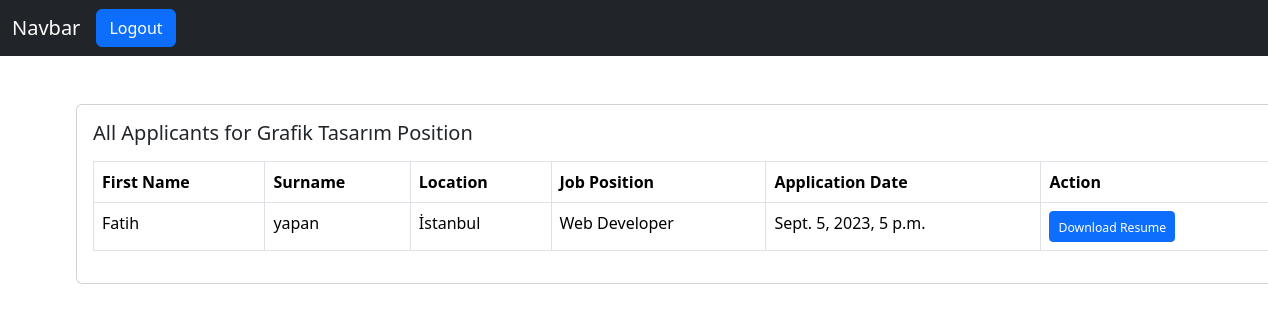
The app's page /all_applicants/3 with its own data.
### dashboard/models.py (models this page shows, shortened)
class Job(models.Model):
    user = models.ForeignKey(User,on_delete=models.CASCADE)
    company = models.ForeignKey(Company,on_delete=models.CASCADE)
    title = models.CharField(max_length=150)
    location = models.ForeignKey(Location,on_delete=models.CASCADE)
    salary = models.PositiveIntegerField() # maaş
    requirements = models.TextField() # Gereksinimler
    ideal_candidate = models.TextField() # İdeal Aday Özellikleri
    is_available = models.BooleanField(default=True)
    addjob = models.DateTimeField(auto_now_add=True)
    industry = models.ForeignKey(Industry, on_delete=models.CASCADE, null=True)
    job_type =  models.ForeignKey(JobType, on_delete=models.CASCADE, null=True)

class ApplyJob(models.Model):
    status_choies = {
        ('Accepted', 'Accepted'),
        ('Declined', 'Declined'),
        ('Pending', 'Pending'),
    }
    user = models.ForeignKey(User,on_delete=models.CASCADE)
    job = models.ForeignKey(Job,on_delete=models.CASCADE)
    timestamp = models.DateTimeField(auto_now_add=True)
    status = models.CharField(max_length=50, choices=status_choies)
    resume = models.ForeignKey(Resume,on_delete=models.CASCADE)

### resume/models.py (models this page shows, shortened)
class Resume(models.Model):
    user = models.OneToOneField(User, on_delete=models.CASCADE)
    first_name = models.CharField(max_length=50, null=True, blank=True)
    surname = models.CharField(max_length=50, null=True, blank=True)
    location = models.CharField(max_length=50, null=True, blank=True)
    job_title = models.CharField(max_length=50, null=True, blank=True)
    upload_resume = models.FileField(upload_to="resume", null=True)

### dashboard/views.py (the view)
# urls.py: path("all_applicants/<int:id>", all_applicants,name="all_applicants"),
def all_applicants(request,id):
    job = Job.objects.get(id=id)
    applicants = job.applyjob_set.all()
    context={
        'job':job,
        'applicants':applicants
    }
    return render(request, 'dashboard/all_applicants.html', context)

### templates/dashboard/all_applicants.html
{% extends 'base.html' %}
{% block content %}
    <div class="card mx-auto" style="width: 76rem;">
        <div class="card-body">
            <h5 class="card-title mb-3">All Applicants for {{ job.title }} Position</h5>
            <table class="table table-bordered">
                <thead>
                    <tr>
                        <th scope="col">First Name</th>
                        <th scope="col">Surname</th>
                        <th scope="col">Location</th>
                        <th scope="col">Job Position</th>
                        <th scope="col">Application Date</th>
                        <th scope="col">Action</th>
                    </tr>
                </thead>
                <tbody>
                    {% for applicant in applicants %}
                    <tr>
                        <td>{{ applicant.resume.first_name }}</td>
                        <td>{{ applicant.resume.surname }}</td>
                        <td>{{ applicant.resume.location }}</td>
                        <td>{{ applicant.resume.job_title }}</td>
                        <td>{{ applicant.timestamp }}</td>
                        <td><a target="_blank" href="{{ applicant.resume.upload_resume.url }}" class="btn btn-primary btn-sm"><small>Download Resume</small></a></td>
                    </tr>
                    {% endfor %}
                </tbody>
            </table>
        </div>
    </div>
{% endblock content %}

### records on screen
Job: title "Grafik Tasarım"
ApplyJob: resume.first_name "Fatih", resume.surname "yapan", resume.location "İstanbul", resume.job_title "Web Developer", timestamp "Sept. 5, 2023, 5 p.m."
